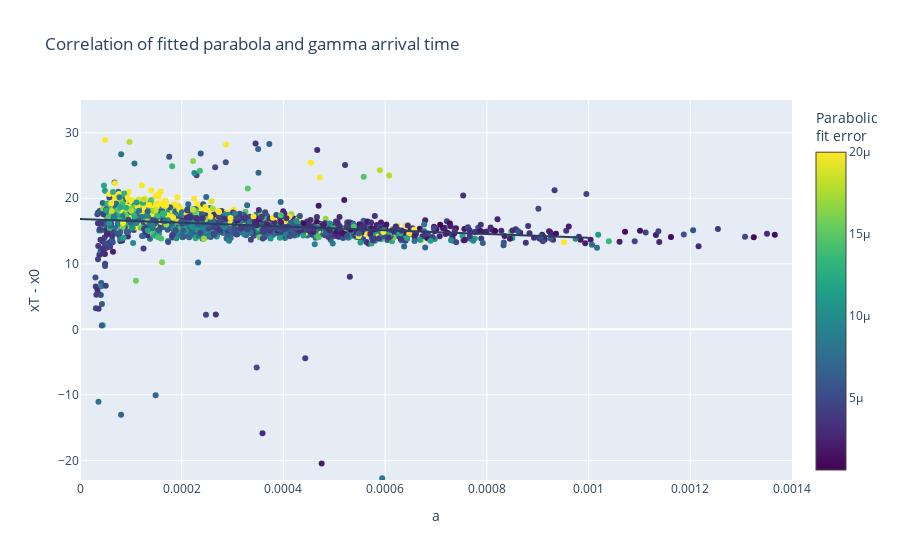
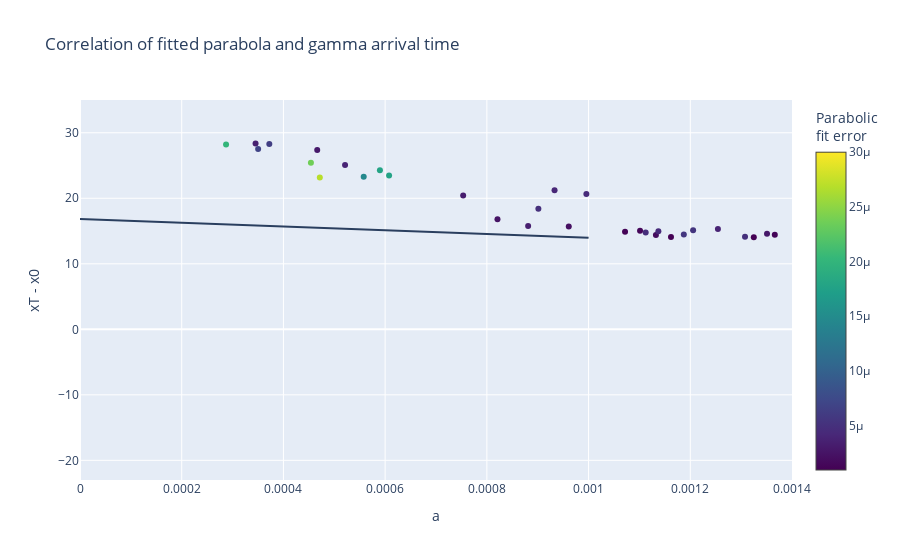
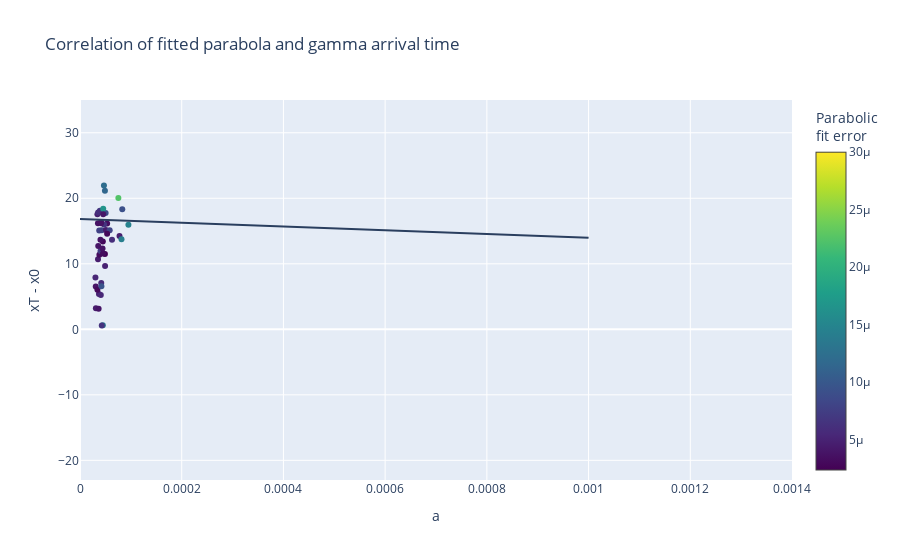
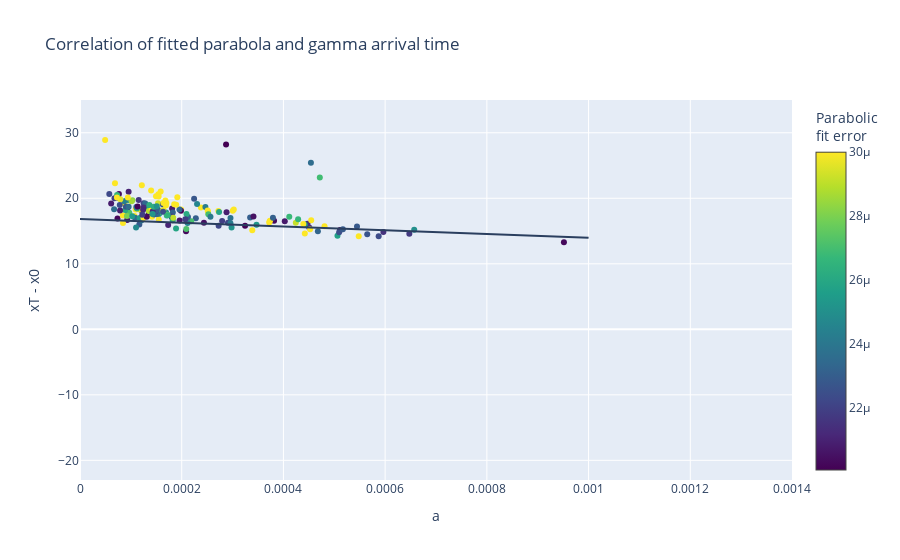

The code cell stored with these charts, in order, in its notebook:
### Code cell
low_acc_results = df_results[df_results["x0_cutoff_var"] > 0.00002]
past_cutoff_results = df_results[df_results["x_cutoff"] < df_results["xT"]]
parabola_results = df_results[df_results["final10_slope"] > 0.013]
notable_results = pd.concat([low_acc_results, past_cutoff_results],axis=0)
# Replace the low accuracy results with the new 'recalc_low_acc_results' values
updated_results = pd.concat([df_results[df_results["x0_cutoff_var"] <= 0.00002], recalc_low_acc_results],axis=0)

display(df_results["[190]":"[191]"])
# display(recal_low_acc_results)
display(low_acc_results)
# display(parabola_results)
# df_new[[col for col in df_new.columns if sum([i in col for i in notable_results.index]+["[190]" in col]) >= 1]].iplot()
kwargs = {"yaxis_range":[-23,35], "xaxis_range":[0, .0014]}

fig0 = corr_fig(df_results, [], (None, 2e-5), **kwargs)
popt0, pcov0 = curve_fit(lambda x, m, b: m*x + b, df_results["a"], df_results["xT"]-df_results["x0"], bounds=([-10000, 1], [10, 20]))
print("df_results:", popt0, pcov0, "\nx0,y0 - x1,y1:", (0,popt0[1]), (0.001, popt0[0]/1000+popt0[1]))
fig0.update_layout(shapes = [{'type': 'line', 'yref': 'y', 'xref': 'x', 'y0': popt0[1], 'y1': popt0[0]/1000+popt0[1], 'x0': 0, 'x1': 0.001}])
fig0.show()

corr_fig(past_cutoff_results, **kwargs).update_layout(shapes = [{'type': 'line', 'yref': 'y', 'xref': 'x', 'y0': popt0[1], 'y1': popt0[0]/1000+popt0[1], 'x0': 0, 'x1': 0.001}]).show()
corr_fig(parabola_results, **kwargs).update_layout(shapes = [{'type': 'line', 'yref': 'y', 'xref': 'x', 'y0': popt0[1], 'y1': popt0[0]/1000+popt0[1], 'x0': 0, 'x1': 0.001}]).show()
corr_fig(low_acc_results, **kwargs).update_layout(shapes = [{'type': 'line', 'yref': 'y', 'xref': 'x', 'y0': popt0[1], 'y1': popt0[0]/1000+popt0[1], 'x0': 0, 'x1': 0.001}]).show()

# fig2 = corr_fig(updated_results, [], (None, 2e-5), **kwargs)
# popt1, pcov1 = curve_fit(lambda x, m, b: m*x + b, updated_results["a"], updated_results["xT"]-updated_results["x0"], bounds=([-10000, 1], [10, 20]))
# print("updated_results:", popt1, pcov1, "\nx0,y0 - x1,y1:", (0,popt1[1]), (0.001, popt1[0]/1000+popt1[1]))
# fig2.update_layout(shapes = [{'type': 'line', 'yref': 'y', 'xref': 'x', 'y0': popt1[1], 'y1': popt1[0]/1000+popt1[1], 'x0': 0, 'x1': 0.001}])
# fig2.show() #  "line_dash":"dash"

### Figure 1 — Plotly figure (JSON) as saved in the notebook; plotly's stock layout.template omitted (floating-point values rounded to 4 significant figures; data arrays with more than 128 entries replaced by an {"elided": "..."} marker saying what was removed)
{"data": [{"customdata": {"elided": "2047x4 float values"}, "hovertemplate": "<i>%{text}</i><br><b>a</b>: %{x:.6f} <br><b>xT - x0</b>: %{y}<br><b>Par. fit error</b>: %{customdata[0]:.8f}<br><b>(xT, x_cutoff)</b>: (%{customdata[1]:.2f}, %{customdata[2]:.0f})<br><b>Final slope (10)</b>: (%{customdata[3]:.5f})", "marker": {"cmax": 2e-05, "cmin": 5.896e-07, "color": {"elided": "2047 float values"}, "colorbar": {"title": {"text": "Parabolic<br>fit error"}}, "colorscale": [[0, "#440154"], [0.1111, "#482878"], [0.2222, "#3e4989"], [0.3333, "#31688e"], [0.4444, "#26828e"], [0.5556, "#1f9e89"], [0.6667, "#35b779"], [0.7778, "#6ece58"], [0.8889, "#b5de2b"], [1, "#fde725"]]}, "mode": "markers", "text": {"elided": "2047 str values"}, "type": "scatter", "x": {"elided": "2047 float values"}, "y": {"elided": "2047 float values"}}], "layout": {"autosize": true, "shapes": [{"type": "line", "x0": 0, "x1": 0.001, "xref": "x", "y0": 16.85, "y1": 13.99, "yref": "y"}], "title": {"text": "Correlation of fitted parabola and gamma arrival time"}, "xaxis": {"range": [0, 0.0014], "title": {"text": "a"}, "type": "linear"}, "yaxis": {"range": [-23, 35], "title": {"text": "xT - x0"}, "type": "linear"}}}

### Figure 2 — Plotly figure (JSON) as saved in the notebook; plotly's stock layout.template omitted (floating-point values rounded to 4 significant figures; data arrays with more than 128 entries replaced by an {"elided": "..."} marker saying what was removed)
{"data": [{"customdata": {"elided": "34x4 float values"}, "hovertemplate": "<i>%{text}</i><br><b>a</b>: %{x:.6f} <br><b>xT - x0</b>: %{y}<br><b>Par. fit error</b>: %{customdata[0]:.8f}<br><b>(xT, x_cutoff)</b>: (%{customdata[1]:.2f}, %{customdata[2]:.0f})<br><b>Final slope (10)</b>: (%{customdata[3]:.5f})", "marker": {"cmax": 3e-05, "cmin": 9.448e-07, "color": [1.976e-06, 1.471e-05, 3.784e-06, 4.493e-06, 2.871e-06, 3.292e-06, 4.472e-06, 3.881e-06, 2.496e-06, 4.962e-06, 1.099e-06, 4.995e-06, 3.481e-06, 5.615e-06, 5.405e-06, 3.41e-06, 1.776e-05, 2.006e-05, 1.508e-06, 6.353e-06, 3.126e-06, 6.796e-06, 2.358e-05, 1.271e-06, 2.914e-06, 1.392e-06, 9.448e-07, 1.781e-05, 2.69e-05, 9.716e-07, 4.09e-06, 5.723e-06, 2.194e-06, 4.73e-06], "colorbar": {"title": {"text": "Parabolic<br>fit error"}}, "colorscale": [[0, "#440154"], [0.1111, "#482878"], [0.2222, "#3e4989"], [0.3333, "#31688e"], [0.4444, "#26828e"], [0.5556, "#1f9e89"], [0.6667, "#35b779"], [0.7778, "#6ece58"], [0.8889, "#b5de2b"], [1, "#fde725"]]}, "mode": "markers", "text": ["Waveform [105]", "Waveform [141]", "Waveform [359]", "Waveform [369]", "Waveform [372]", "Waveform [374]", "Waveform [542]", "Waveform [631]", "Waveform [681]", "Waveform [697]", "Waveform [709]", "Waveform [736]", "Waveform [741]", "Waveform [790]", "Waveform [870]", "Waveform [1096]", "Waveform [1123]", "Waveform [1142]", "Waveform [1144]", "Waveform [1186]", "Waveform [1203]", "Waveform [1251]", "Waveform [1252]", "Waveform [1443]", "Waveform [1455]", "Waveform [1530]", "Waveform [1621]", "Waveform [1623]", "Waveform [1631]", "Waveform [1632]", "Waveform [1660]", "Waveform [1764]", "Waveform [1781]", "Waveform [1981]"], "type": "scatter", "x": [0.001132, 0.0005578, 0.001254, 0.0009957, 0.001351, 0.0007534, 0.001137, 0.0005212, 0.0008209, 0.0009013, 0.001072, 0.001308, 0.0003452, 0.001187, 0.001206, 0.0008812, 0.0006078, 0.0002872, 0.001477, 0.0003723, 0.001591, 0.0003503, 0.000454, 0.001366, 0.0004664, 0.001101, 0.001162, 0.0005897, 0.0004715, 0.001325, 0.0009331, 0.001427, 0.0009611, 0.001112], "y": [14.4, 23.27, 15.29, 20.66, 14.57, 20.44, 14.99, 25.1, 16.78, 18.41, 14.89, 14.12, 28.36, 14.46, 15.14, 15.78, 23.46, 28.22, 13.4, 28.28, 13.21, 27.5, 25.42, 14.42, 27.36, 15.04, 14.09, 24.28, 23.16, 14.06, 21.21, 13.57, 15.7, 14.79]}], "layout": {"autosize": true, "shapes": [{"type": "line", "x0": 0, "x1": 0.001, "xref": "x", "y0": 16.85, "y1": 13.99, "yref": "y"}], "title": {"text": "Correlation of fitted parabola and gamma arrival time"}, "xaxis": {"range": [0, 0.0014], "title": {"text": "a"}, "type": "linear"}, "yaxis": {"range": [-23, 35], "title": {"text": "xT - x0"}, "type": "linear"}}}

### Figure 3 — Plotly figure (JSON) as saved in the notebook; plotly's stock layout.template omitted (floating-point values rounded to 4 significant figures; data arrays with more than 128 entries replaced by an {"elided": "..."} marker saying what was removed)
{"data": [{"customdata": {"elided": "45x4 float values"}, "hovertemplate": "<i>%{text}</i><br><b>a</b>: %{x:.6f} <br><b>xT - x0</b>: %{y}<br><b>Par. fit error</b>: %{customdata[0]:.8f}<br><b>(xT, x_cutoff)</b>: (%{customdata[1]:.2f}, %{customdata[2]:.0f})<br><b>Final slope (10)</b>: (%{customdata[3]:.5f})", "marker": {"cmax": 3e-05, "cmin": 2.362e-06, "color": [1.466e-05, 2.863e-06, 4.687e-06, 8.271e-06, 6.91e-06, 3.694e-06, 4.637e-06, 4.517e-06, 3.397e-06, 1.15e-05, 7.776e-06, 3.868e-06, 4.596e-06, 4.909e-06, 1.22e-05, 3.632e-06, 2.362e-06, 8.228e-06, 2.234e-05, 9.243e-06, 8.802e-06, 5.982e-06, 4.525e-06, 1.412e-05, 6.098e-06, 1.661e-05, 4.958e-06, 4.084e-06, 5.683e-06, 1.354e-05, 5.361e-06, 3.225e-06, 3.623e-06, 7.423e-06, 6.643e-06, 3.86e-06, 2.962e-06, 9.55e-06, 6.484e-06, 3.22e-06, 5.249e-06, 3.76e-06, 3.679e-06, 2.911e-06, 3.895e-06], "colorbar": {"title": {"text": "Parabolic<br>fit error"}}, "colorscale": [[0, "#440154"], [0.1111, "#482878"], [0.2222, "#3e4989"], [0.3333, "#31688e"], [0.4444, "#26828e"], [0.5556, "#1f9e89"], [0.6667, "#35b779"], [0.7778, "#6ece58"], [0.8889, "#b5de2b"], [1, "#fde725"]]}, "mode": "markers", "text": ["Waveform [136]", "Waveform [157]", "Waveform [158]", "Waveform [207]", "Waveform [236]", "Waveform [298]", "Waveform [324]", "Waveform [381]", "Waveform [388]", "Waveform [396]", "Waveform [416]", "Waveform [461]", "Waveform [515]", "Waveform [526]", "Waveform [573]", "Waveform [580]", "Waveform [680]", "Waveform [684]", "Waveform [691]", "Waveform [716]", "Waveform [724]", "Waveform [841]", "Waveform [884]", "Waveform [991]", "Waveform [992]", "Waveform [1058]", "Waveform [1077]", "Waveform [1152]", "Waveform [1159]", "Waveform [1198]", "Waveform [1225]", "Waveform [1320]", "Waveform [1360]", "Waveform [1416]", "Waveform [1464]", "Waveform [1551]", "Waveform [1560]", "Waveform [1630]", "Waveform [1687]", "Waveform [1745]", "Waveform [1786]", "Waveform [1808]", "Waveform [1881]", "Waveform [1922]", "Waveform [2007]"], "type": "scatter", "x": [9.519e-05, 4.492e-05, 7.771e-05, 4.266e-05, 3.906e-05, 4.024e-05, 3.425e-05, 5.087e-05, 5.337e-05, 4.901e-05, 3.778e-05, 3.099e-05, 3.54e-05, 3.728e-05, 4.707e-05, 3.532e-05, 4.9e-05, 5.837e-05, 7.541e-05, 8.314e-05, 5.042e-05, 6.298e-05, 3.123e-05, 8.159e-05, 3.558e-05, 4.564e-05, 4.932e-05, 4.558e-05, 4.177e-05, 4.486e-05, 4.088e-05, 3.815e-05, 4.147e-05, 4.026e-05, 4.731e-05, 3.588e-05, 3.427e-05, 4.211e-05, 4.283e-05, 4.533e-05, 3.037e-05, 4.432e-05, 4.133e-05, 5.331e-05, 3.664e-05], "y": [15.96, 13.41, 14.25, 15.11, 18.11, 13.66, 17.58, 15.17, 16.17, 21.16, 15.09, 6.519, 10.68, 5.387, 21.95, 16.18, 11.5, 15.12, 20.03, 18.32, 17.74, 13.67, 3.21, 13.76, 17.82, 18.42, 9.654, 17.56, 7.06, 0.6145, 5.254, 11.38, 16.39, 11.96, 16.01, 12.7, 6.046, 6.555, 0.592, 11.55, 7.905, 12.33, 16.2, 14.6, 3.149]}], "layout": {"autosize": true, "shapes": [{"type": "line", "x0": 0, "x1": 0.001, "xref": "x", "y0": 16.85, "y1": 13.99, "yref": "y"}], "title": {"text": "Correlation of fitted parabola and gamma arrival time"}, "xaxis": {"range": [0, 0.0014], "title": {"text": "a"}, "type": "linear"}, "yaxis": {"range": [-23, 35], "title": {"text": "xT - x0"}, "type": "linear"}}}

### Figure 4 — Plotly figure (JSON) as saved in the notebook; plotly's stock layout.template omitted (floating-point values rounded to 4 significant figures; data arrays with more than 128 entries replaced by an {"elided": "..."} marker saying what was removed)
{"data": [{"customdata": {"elided": "176x4 float values"}, "hovertemplate": "<i>%{text}</i><br><b>a</b>: %{x:.6f} <br><b>xT - x0</b>: %{y}<br><b>Par. fit error</b>: %{customdata[0]:.8f}<br><b>(xT, x_cutoff)</b>: (%{customdata[1]:.2f}, %{customdata[2]:.0f})<br><b>Final slope (10)</b>: (%{customdata[3]:.5f})", "marker": {"cmax": 3e-05, "cmin": 2.005e-05, "color": {"elided": "176 float values"}, "colorbar": {"title": {"text": "Parabolic<br>fit error"}}, "colorscale": [[0, "#440154"], [0.1111, "#482878"], [0.2222, "#3e4989"], [0.3333, "#31688e"], [0.4444, "#26828e"], [0.5556, "#1f9e89"], [0.6667, "#35b779"], [0.7778, "#6ece58"], [0.8889, "#b5de2b"], [1, "#fde725"]]}, "mode": "markers", "text": {"elided": "176 str values"}, "type": "scatter", "x": {"elided": "176 float values"}, "y": {"elided": "176 float values"}}], "layout": {"autosize": true, "shapes": [{"type": "line", "x0": 0, "x1": 0.001, "xref": "x", "y0": 16.85, "y1": 13.99, "yref": "y"}], "title": {"text": "Correlation of fitted parabola and gamma arrival time"}, "xaxis": {"range": [0, 0.0014], "title": {"text": "a"}, "type": "linear"}, "yaxis": {"range": [-23, 35], "title": {"text": "xT - x0"}, "type": "linear"}}}
